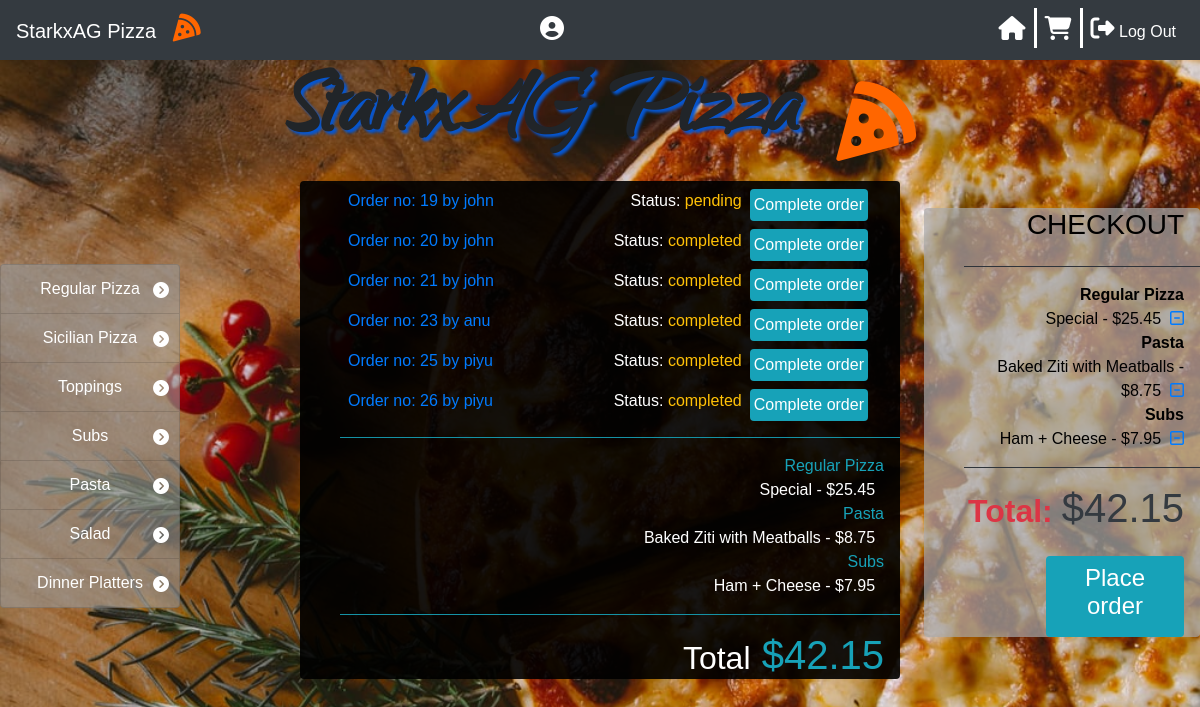
The app's page /orders_manager/piyu/26 with its own data.
### orders/models.py (models this page shows, shortened)
class Category(models.Model):
    name=models.CharField(max_length=64)
    def __str__(self):
        return f"{self.name}"

class User_order(models.Model):
    user=models.ForeignKey(User,on_delete=models.CASCADE)
    order_number=models.IntegerField()
    topping_allowance=models.IntegerField(default=0)
    status=models.CharField(max_length=64,default='initiated')

class Order2(models.Model):
    user=models.ForeignKey(User,on_delete=models.CASCADE)
    number=models.IntegerField()
    category=models.CharField(max_length=64,null=True)
    name=models.CharField(max_length=64)
    price=models.DecimalField(max_digits=4,decimal_places=2)
    def __str__(self):
        return f"{self.name} - ${self.price} "

### orders/views.py (the view)
# urls.py: path("orders_manager/<str:user>/<str:order_number>", views.orders_manager, name="orders_manager"),
def orders_manager(request,user,order_number):
    user=User.objects.get(username=user)
    context = {
        "Checkout":Order2.objects.filter(user=user,number=order_number),
        "Checkout_category":Order2.objects.filter(user=user,number=order_number).values_list('category').distinct(),
        "Total":list(Order2.objects.filter(user=user,number=order_number).aggregate(Sum('price')).values())[0],
        "user":request.user,
        "Category": Category.objects.all(),
        "Order_number":order_number,
        "All_orders":User_order.objects.exclude(status='initiated')
    }
    return render(request,"orders_manager.html",context)

### orders/templates/orders_manager.html (shortened to what this page needs)
{% extends 'layout.html' %}
{% block body %}
<div class=' text-left pr-3'>
            <ul >
                {% for row in All_orders%}
                <li class='p-2' >
                    <a href="{% url 'orders_manager' row.user row.order_number  %}"><span>Order no: {{row.order_number}} by {{row.user}}</span></a>
                    <a href="{% url 'complete_order' row.user row.order_number  %}"><span class='float-right mx-2 p-1 bg-info rounded text-white'>Complete order</span></a>
                    <span class='float-right'>Status: <span class='text-warning'>{{row.status}}</span></span>
                </li>
                {% endfor %}
            </ul>
        </div>
        <ul>
            <hr class='bg-info'>
            {% for check_cat in Checkout_category %}
                <li class='text-info text-right pr-3'>{{check_cat|cut:"("|cut:")"|cut:","|cut:"'"}}</li>
                {% for row in Checkout %}
                {% if row.category == check_cat|cut:"("|cut:")"|cut:","|cut:"'"  %}
                <li class='pr-3 text-right'>{{row}}&nbsp;</li>
                {% endif %}
                {% endfor %}
            {% endfor %}
            <hr class='bg-info'>
            <li class='text-info text-right pr-3 '><h1><small class='text-white'>Total</small> ${{Total|floatformat:2}}</h1></li>
        </ul>
{% endblock %}

### orders/templates/layout.html (shortened to what this page needs)
<!DOCTYPE html>
<html style="height:100%">
<head>
    {% load static %}
    <link rel="stylesheet" href="https://stackpath.bootstrapcdn.com/bootstrap/4.5.0/css/bootstrap.min.css">
    <link rel="stylesheet" type="text/css" href="{% static 'styles.css' %}">
    <link rel="stylesheet" href="https://cdnjs.cloudflare.com/ajax/libs/font-awesome/4.7.0/css/font-awesome.min.css">
</head>
<body>
    {% if Category %}
    <nav class="navbar navbar-expand-sm bg-dark navbar-dark fixed-top">
        <a class="navbar-brand" href="/">StarkxAG Pizza &nbsp;
            <i class='fas fa-pizza-slice' style='font-size:28px; color:#ff6600'></i>
        </a>
        <div style="position: absolute; left: 45%; color: white;">
            {% if not user.is_superuser %}
                <i class='fa fa-user-circle' style='font-size:24px; color: white;'>&nbsp;
            {% endif %}
            </i>
        </div>
        <div class="navbar-collapse collapse" id="navbarNavDropdown">
            <ul class="navbar-nav ml-auto">
                <li class="nav-item"><a class="nav-link" href="{% url 'index' %}"><i class="fa fa-home" style="font-size:24px; color: white;"></i></a></li><div class="vl"></div>
                    {% if user.is_superuser %}
                    <li class="nav-item"><a class="nav-link" href="{% url 'orders_manager' user Order_number %}"><i class='fas fa-clipboard-list' style='font-size:24px; color: white;'></i><span style="color: white;"> Order Manager</span></a></li><div class="vl"></div>
                    {% else %}
                    <li class="nav-item"><a class="nav-link" href="{% url 'my_orders' Order_number %}"><i class='fas fa-shopping-cart' style='font-size:24px; color: white;'></i></a></li><div class="vl"></div>
                    {% endif %}
                    <li class="nav-item"><a class="nav-link" href="{% url 'logout' %}"><i class='fas fa-sign-out-alt' style='font-size:24px; color: white;'></i><span style="color: white;"> Log Out</span></a></li>
                </ul>
            </div>
        </nav>
        {% endif %}
        <div class="midbox">
            <p id="logo" class="text-center font-weight-bold">StarkxAG Pizza &nbsp</p><i class='fas fa-pizza-slice' style='font-size:80px; color:#ff6600'></i>
        </div>
    {% if not user.is_superuser %}
        <div id='category' class="list-group text-center fixed-left">
            {% for category in Category %}
            <a href="{% url 'menu' category  %}" class="list-group-item list-group-item-action">{{category}}
                    <i class="fa fa-chevron-circle-right" style="position: absolute; right: 10px; padding-top: 5px;"></i>
            </a>
            {% endfor %}
        </div>
    {% endif %}
    <div id='center_box' class='w-50  mx-auto rounded '>
        {% block body%}
        {% endblock %}
    </div>
    {% if not user.is_superuser %}
        <div id='checkout' class='list-group text-right '>
            {% if Category %}
            <h3 class=' text-right pr-3'>CHECKOUT</h3>
            <ul >
                <hr class='bg-dark'>
                {% for check_cat in Checkout_category %}
                <li class='text-right pr-3'><b>{{check_cat|cut:"("|cut:")"|cut:","|cut:"'"}}</b></li>
                {% for row in Checkout %}
                {% if row.category == check_cat|cut:"("|cut:")"|cut:","|cut:"'"  %}
                <li class='pr-3'>{{row}}&nbsp;<a href="{% url 'delete' row.category row.name row.price %}"><i class="fa fa-minus-square-o"></i></a></li>
                {% endif %}
                {% endfor %}
                {% endfor %}
                <hr class='bg-dark'>
                <li class='text-dark text-right pr-3 '><h1><small class='text-danger'><b>Total: </b></small> ${{Total|floatformat:2}}</h1></li>
            </ul>
            <a id='place_order'  href="{% url 'my_orders' Order_number %}"><div  class='bg-info w-50 rounded p-2  ml-auto mr-3 text-center text-white '><h4>Place order</h4></div></a>
            {% endif %}
        </div>
    {% endif %}
</body>
</html>

### orders/static/styles.css (style rules this page uses)
body { font-family: 'Varela Round', sans-serif; background: url("/static/pizza_bg.jpg"); background-size: cover; background-attachment: fixed; }
.midbox { display: flex; justify-content: center; align-items: center; margin-top: 30px; }
.vl { border-left: 3px solid white; height: 40px; }
#category { position: fixed; top:33%; width:15%; }
#category a { color:white; background-color: rgba(152,152,152,0.6); }
#logo { padding:0px; font-family: webLogo ; font-size: 110px; text-shadow: 3px 3px 3px rgb(5, 87, 211); }
#logo a:link, #place_order:link, #confirm_order:link { color:rgb(28, 170, 253); }
#center_box,#username { background-color: rgba(0, 0, 0, 0.9); color: white; margin-top: -30px; }
#checkout { background-color: rgba(170,170,170,0.7); position: fixed; top:26%; right:0%; width:23%; height: auto + 10px; color: black; }
li { list-style-type: none; }

### records on screen
Category: name "Regular Pizza"
Category: name "Sicilian Pizza"
Category: name "Toppings"
Category: name "Subs"
Category: name "Pasta"
Category: name "Salad"
Category: name "Dinner Platters"
User_order: order_number "19", user "john", status "pending"
User_order: order_number "20", user "john", status "completed"
User_order: order_number "21", user "john", status "completed"
User_order: order_number "23", user "anu", status "completed"
User_order: order_number "25", user "piyu", status "completed"
User_order: order_number "26", user "piyu", status "completed"
Order2: name+price "Special - $25.45"
Order2: name+price "Baked Ziti with Meatballs - $8.75"
Order2: name+price "Ham + Cheese - $7.95"

### other values on screen
{{ check_cat|cut:"("|cut:")"|cut:","|cut:"'" }} "Regular Pizza" "Pasta" "Subs"
{{ Total|floatformat:2 }} "42.15"
